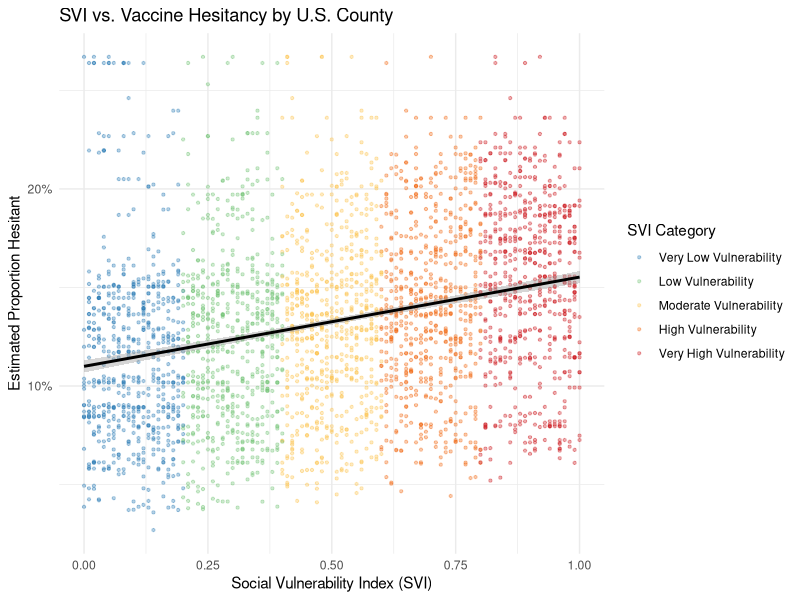
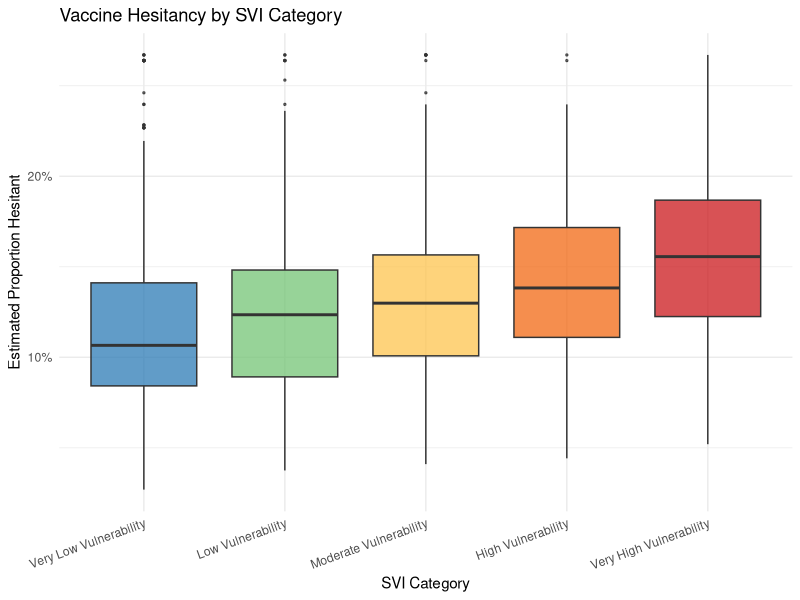
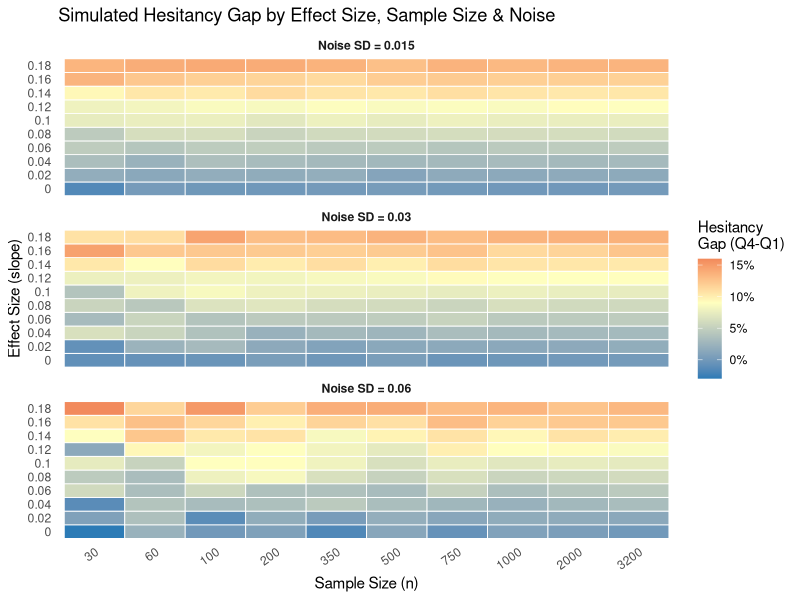
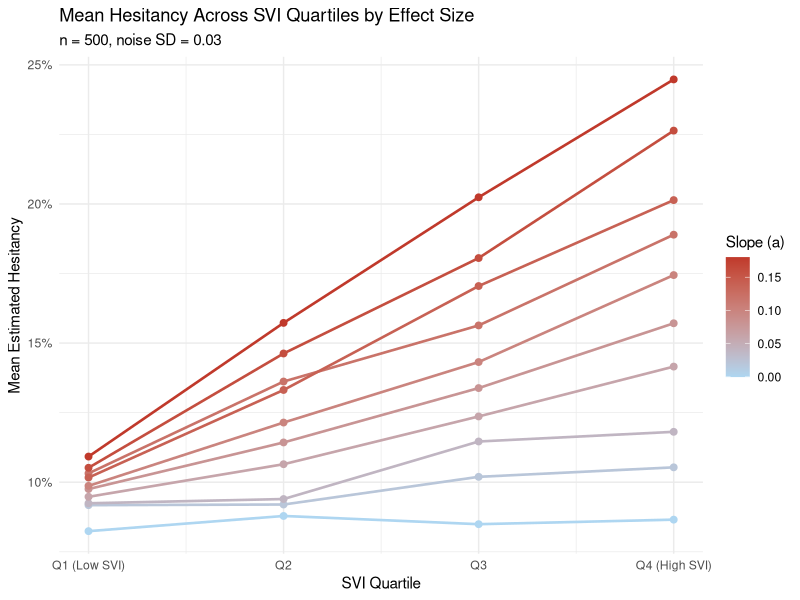
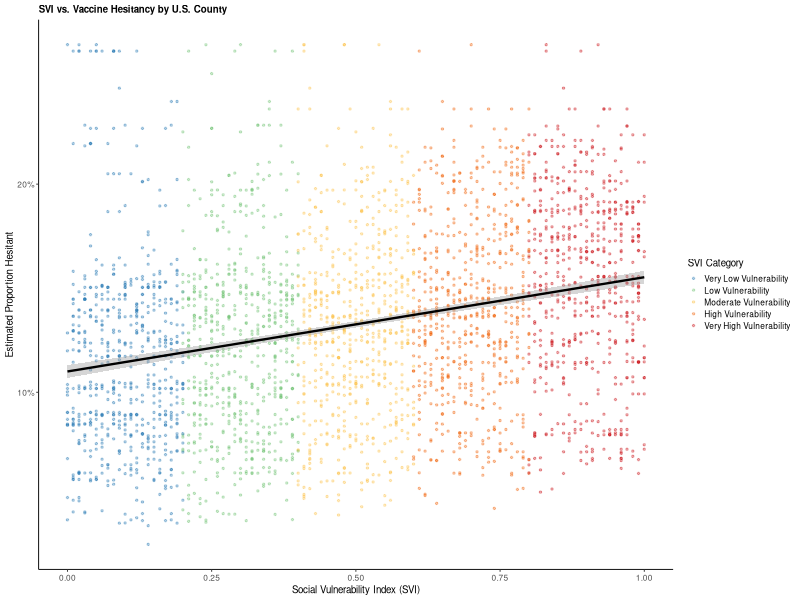

R code for these plots, in order:
## ---- chunk 1

knitr::opts_chunk$set(echo = TRUE, warning = FALSE, message = FALSE,
                      fig.align = "center", out.width = "85%")

## ---- chunk 2
library(readxl)
library(dplyr)
library(ggplot2)
library(knitr)
library(kableExtra)
library(tidyr)
library(purrr)
library(scales)

## ---- chunk 3

# Set working directory
setwd("/Users/sowmya427/Desktop/VTPEH-6270-R-Lab")

# Load file
data <- read.csv(
  "R Lab_Vaccine_Hesitancy.csv",
  check.names = TRUE
)


data_raw = read.csv("R Lab_Vaccine_Hesitancy.csv")

# Rename by position
colnames(data_raw)[4] <- "hesitant"
colnames(data_raw)[7] <- "svi"
colnames(data_raw)[8] <- "svi_cat"

data <- data_raw %>%
  mutate(hesitant = as.numeric(gsub("%", "", hesitant)) / 100) %>%
  filter(!is.na(svi), !is.na(hesitant))

# Verify
nrow(data)
head(data$hesitant)
## ---- chunk 4

var_table = data.frame(
  `Variable Name` = c("Estimated hesitant", "Social Vulnerability Index (SVI)", "SVI Category"),
  `Variable Type` = c("Continuous (proportion)", "Continuous (index 0–1)", "Ordered categorical"),
  `R Class`       = c("numeric", "numeric", "character"),
  check.names = FALSE
)

kable(var_table, booktabs = TRUE, caption = "Variables used in this analysis") %>%
  kable_styling(latex_options = c("striped", "HOLD_position", "scale_down"),
                full_width = FALSE) %>%
  kable_styling(latex_options = "hold_position")

## ---- chunk 5
svi_colors = c(
  "Very Low Vulnerability"  = "#2C7BB6",
  "Low Vulnerability"       = "#74C476",
  "Moderate Vulnerability"  = "#FEC44F",
  "High Vulnerability"      = "#F16913",
  "Very High Vulnerability" = "#CB181D"
)

data$svi_cat = factor(data$svi_cat, levels = names(svi_colors))

ggplot(data, aes(x = svi, y = hesitant, color = svi_cat)) +
  geom_point(alpha = 0.35, size = 0.8) +
  geom_smooth(method = "lm", color = "black", linewidth = 1, se = TRUE) +
  scale_color_manual(values = svi_colors, name = "SVI Category") +
  scale_y_continuous(labels = percent_format(accuracy = 1)) +
  labs(title = "SVI vs. Vaccine Hesitancy by U.S. County",
       x = "Social Vulnerability Index (SVI)",
       y = "Estimated Proportion Hesitant") +
  theme_minimal()
## ---- chunk 6

svi_colors = c(
  "Very Low Vulnerability"  = "#2C7BB6",
  "Low Vulnerability"       = "#74C476",
  "Moderate Vulnerability"  = "#FEC44F",
  "High Vulnerability"      = "#F16913",
  "Very High Vulnerability" = "#CB181D"
)

data$svi_cat <- factor(data$svi_cat, levels = names(svi_colors))

ggplot(data, aes(x = svi_cat, y = hesitant, fill = svi_cat)) +
  geom_boxplot(alpha = 0.75, outlier.size = 0.5) +
  scale_fill_manual(values = svi_colors) +
  scale_y_continuous(labels = percent_format(accuracy = 1)) +
  labs(title = "Vaccine Hesitancy by SVI Category",
       x = "SVI Category", y = "Estimated Proportion Hesitant") +
  theme_minimal() +
  theme(legend.position = "none",
        axis.text.x = element_text(angle = 20, hjust = 1))
## ---- chunk 7
fit = lm(hesitant ~ svi, data = data)
a_est = round(coef(fit)[2], 4)
b_est = round(coef(fit)[1], 4)
eps_est = round(sigma(fit), 4)

param_table = data.frame(
  Parameter   = c("Slope", "Intercept", "Noise"),
  Symbol      = c("a", "b", "e"),
  Description = c(
    paste0("Increase in hesitancy per 1-unit increase in SVI (est: ", a_est, ")"),
    paste0("Baseline hesitancy when SVI = 0 (est: ", b_est, ")"),
    paste0("Residual standard deviation - unexplained variability (est: ", eps_est, ")")
  ),
  check.names = FALSE
)

kable(param_table, booktabs = TRUE, format = "latex",
      caption = "Parameters of the linear model linking Social Vulnerability Index (SVI) to estimated vaccine hesitancy, with values estimated from the observed county-level data.") %>%
  kable_styling(latex_options = c("striped", "hold_position"))
## ---- chunk 8
set.seed(42)

simulate_hesitancy <- function(n = 500, slope = 0.08, intercept = 0.085, noise = 0.03) {
  svi_sim      <- runif(n, min = 0, max = 1)
  hesitant_sim <- intercept + slope * svi_sim + rnorm(n, mean = 0, sd = noise)
  hesitant_sim <- pmax(0, pmin(1, hesitant_sim))  # keep between 0 and 1
  data.frame(svi = svi_sim, hesitant = hesitant_sim)
}

# Test it
sim_example <- simulate_hesitancy(n = 500, slope = 0.08, noise = 0.03)
head(sim_example)

## ---- chunk 9
summarize_sim <- function(sim_data) {
  sim_data %>%
    mutate(svi_quartile = ntile(svi, 4)) %>%
    group_by(svi_quartile) %>%
    summarise(
      mean_hesitant   = mean(hesitant),
      median_hesitant = median(hesitant),
      sd_hesitant     = sd(hesitant),
      n               = n(),
      .groups         = "drop"
    )
}

print(summarize_sim(sim_example))

## ---- chunk 10
run_simulation <- function(n = 500, slope = 0.08, intercept = 0.085, noise = 0.03) {
  sim_data    <- simulate_hesitancy(n, slope, intercept, noise)
  sim_summary <- summarize_sim(sim_data)
  list(data = sim_data, summary = sim_summary)
}

# Test
run_simulation(n = 200, slope = 0.10, noise = 0.04)$summary

## ---- chunk 11

effect_sizes <- seq(0, 0.18, length.out = 10)
sample_sizes <- c(30, 60, 100, 200, 350, 500, 750, 1000, 2000, 3200)
noise_levels <- c(0.015, 0.03, 0.06)

param_grid <- expand.grid(slope = effect_sizes, n = sample_sizes, noise = noise_levels)

set.seed(123)
sim_results <- pmap(param_grid, function(slope, n, noise) {
  run_simulation(n = n, slope = slope, intercept = 0.085, noise = noise)
})

cat("Total simulations:", length(sim_results))

## ---- chunk 12
sim_summary_data <- param_grid %>%
  mutate(run_id = row_number()) %>%
  bind_cols(
    map_dfr(sim_results, function(r) {
      r$summary %>%
        summarise(diff_q4_q1 = mean_hesitant[svi_quartile == 4] - 
                                mean_hesitant[svi_quartile == 1])
    })
  )

sim_summary_data %>%
  mutate(noise_label = paste0("Noise SD = ", noise)) %>%
  ggplot(aes(x = factor(n), y = factor(round(slope, 3)), fill = diff_q4_q1)) +
  geom_tile(color = "white", linewidth = 0.3) +
  facet_wrap(~noise_label, ncol = 1) +
  scale_fill_gradient2(low = "#2C7BB6", mid = "#FFFFBF", high = "#D7191C",
                       midpoint = 0.09, name = "Hesitancy\nGap (Q4-Q1)",
                       labels = percent_format(accuracy = 1)) +
  labs(title = "Simulated Hesitancy Gap by Effect Size, Sample Size & Noise",
       x = "Sample Size (n)", y = "Effect Size (slope)") +
  theme_minimal() +
  theme(axis.text.x = element_text(angle = 35, hjust = 1),
        strip.text = element_text(face = "bold"),
        panel.grid = element_blank())
## ---- chunk 13
param_grid %>%
  mutate(run_id = row_number()) %>%
  filter(n == 500, noise == 0.03) %>%
  rowwise() %>%
  mutate(summary = list(sim_results[[run_id]]$summary %>%
                          rename(count = n))) %>%
  unnest(summary) %>%
  ggplot(aes(x = svi_quartile, y = mean_hesitant,
             group = factor(slope), color = slope)) +
  geom_line(linewidth = 0.9) +
  geom_point(size = 2) +
  scale_color_gradient(low = "#AED6F1", high = "#C0392B", name = "Slope (a)") +
  scale_y_continuous(labels = percent_format(accuracy = 1)) +
  scale_x_continuous(breaks = 1:4,
                     labels = c("Q1 (Low SVI)", "Q2", "Q3", "Q4 (High SVI)")) +
  labs(title = "Mean Hesitancy Across SVI Quartiles by Effect Size",
       subtitle = "n = 500, noise SD = 0.03",
       x = "SVI Quartile", y = "Mean Estimated Hesitancy") +
  theme_minimal()

## ---- chunk 14
# Save the scatter plot as a PDF following Nature formatting guidelines
# Nature guidelines: max width 89mm (single column) or 183mm (double column)
# Font size minimum 5pt, preferred 7pt. Clean, minimal style.

nature_plot <- ggplot(data, aes(x = svi, y = hesitant, color = svi_cat)) +
  geom_point(alpha = 0.35, size = 0.5) +
  geom_smooth(method = "lm", color = "black", linewidth = 0.8, se = TRUE) +
  scale_color_manual(values = svi_colors, name = "SVI Category") +
  scale_y_continuous(labels = percent_format(accuracy = 1)) +
  labs(
    title = "SVI vs. Vaccine Hesitancy by U.S. County",
    x     = "Social Vulnerability Index (SVI)",
    y     = "Estimated Proportion Hesitant"
  ) +
  theme_classic(base_size = 7) +        # Nature prefers 7pt font
  theme(
    legend.key.size  = unit(0.3, "cm"),
    legend.text      = element_text(size = 6),
    legend.title     = element_text(size = 7),
    plot.title       = element_text(size = 7, face = "bold"),
    axis.text        = element_text(size = 6),
    axis.title       = element_text(size = 7)
  )

# Save as PDF - 183mm wide (double column Nature figure), 120mm tall
ggsave(
  filename = "Figure1_Nature_Format.pdf",
  plot     = nature_plot,
  width    = 183,
  height   = 120,
  units    = "mm",
  device   = "pdf"
)
